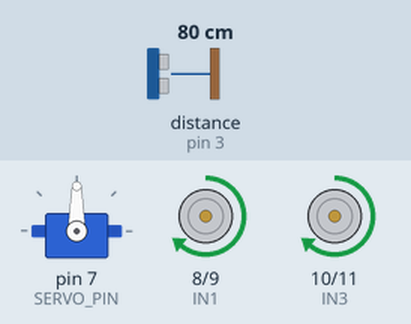
Recording of a sketch running on a simulated Arduino Uno, built with avr-gcc and run on an emulated ATmega328P. Shown: servo, motor-driver pin pairs drawn as motors (green arrow = first pin HIGH = forward, orange = second pin HIGH = backward, longer = more drive, scaled by the enable pin). Wiring (inferred from the names in the program): ultrasonic range finder: trigger pin 2; echo pin 3. The test bench sets the inputs (shaded band); at power-on: distance to the obstacle (sensor on pin 3) 80 cm. The echo pulse lasts 58.3 µs per cm.

Above: at 2.2 s.
2.3 s: distance to the obstacle (sensor on pin 3) set to 24 cm
3.8 s: distance to the obstacle (sensor on pin 3) set to 19 cm
At 4.5 s:
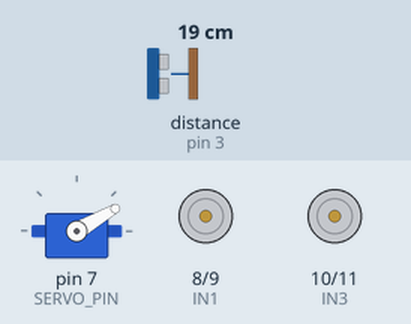
6.8 s: distance to the obstacle (sensor on pin 3) set to 2 cm
9.8 s: distance to the obstacle (sensor on pin 3) set to 35 cm
At 10.7 s:
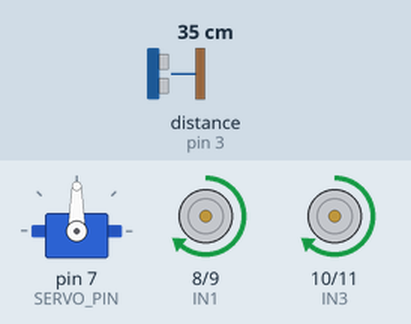
11.3 s: distance to the obstacle (sensor on pin 3) set to 4 cm
At 12.5 s:
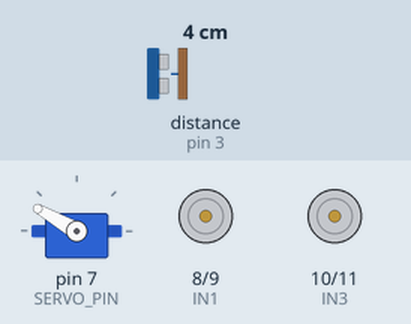
Timing chart, 0 to 15.3 s (numbered marks = the images above; inputs shaded):
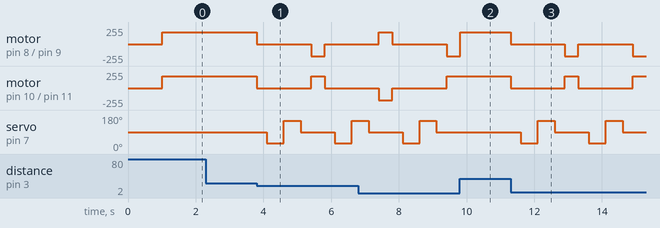

The sketch:

obstacle_robot.ino
```cpp
#include <Servo.h>

/* ---------------- Pin Definitions ---------------- */

// Motor Driver (L298N)
#define IN1 8
#define IN2 9
#define IN3 10
#define IN4 11
#define ENA 5
#define ENB 6

// Ultrasonic Sensor
#define TRIG_PIN 2
#define ECHO_PIN 3

// Servo Motor
#define SERVO_PIN 7

/* ---------------- Constants ---------------- */

#define OBSTACLE_DISTANCE 20   // cm threshold
#define MOTOR_SPEED 180        // PWM speed (0–255)

/* ---------------- Objects ---------------- */

Servo scanServo;

/* ---------------- Global Variables ---------------- */

long duration;
int distance;

/* ---------------- Function Prototypes ---------------- */

int measureDistance();
void moveForward();
void moveBackward();
void turnLeft();
void turnRight();
void stopMotors();
void setMotorSpeed(int speed);

/* ---------------- Setup ---------------- */

void setup() {
  // Motor pins
  pinMode(IN1, OUTPUT);
  pinMode(IN2, OUTPUT);
  pinMode(IN3, OUTPUT);
  pinMode(IN4, OUTPUT);

  pinMode(ENA, OUTPUT);
  pinMode(ENB, OUTPUT);

  // Ultrasonic pins
  pinMode(TRIG_PIN, OUTPUT);
  pinMode(ECHO_PIN, INPUT);

  // Servo setup
  scanServo.attach(SERVO_PIN);
  scanServo.write(90); // center position

  // Set motor speed
  setMotorSpeed(MOTOR_SPEED);

  delay(1000);
}

/* ---------------- Main Loop ---------------- */

void loop() {

  int frontDistance = measureDistance();

  if (frontDistance > OBSTACLE_DISTANCE) {
    moveForward();
  }
  else {
    stopMotors();
    delay(300);

    // Scan Right
    scanServo.write(30);
    delay(500);
    int rightDistance = measureDistance();

    // Scan Left
    scanServo.write(150);
    delay(500);
    int leftDistance = measureDistance();

    // Reset servo
    scanServo.write(90);
    delay(300);

    // Decision making
    if (rightDistance > leftDistance) {
      turnRight();
      delay(400);
    } else {
      turnLeft();
      delay(400);
    }
  }
}

/* ---------------- Functions ---------------- */

// Measure distance using HC-SR04
int measureDistance() {

  digitalWrite(TRIG_PIN, LOW);
  delayMicroseconds(2);

  digitalWrite(TRIG_PIN, HIGH);
  delayMicroseconds(10);
  digitalWrite(TRIG_PIN, LOW);

  duration = pulseIn(ECHO_PIN, HIGH, 30000); // timeout 30ms

  // If no signal received
  if (duration == 0) {
    return 400; // max distance
  }

  distance = duration * 0.034 / 2;
  return distance;
}

// Motor control functions
void moveForward() {
  digitalWrite(IN1, HIGH);
  digitalWrite(IN2, LOW);
  digitalWrite(IN3, HIGH);
  digitalWrite(IN4, LOW);
}

void moveBackward() {
  digitalWrite(IN1, LOW);
  digitalWrite(IN2, HIGH);
  digitalWrite(IN3, LOW);
  digitalWrite(IN4, HIGH);
}

void turnLeft() {
  digitalWrite(IN1, LOW);
  digitalWrite(IN2, HIGH);
  digitalWrite(IN3, HIGH);
  digitalWrite(IN4, LOW);
}

void turnRight() {
  digitalWrite(IN1, HIGH);
  digitalWrite(IN2, LOW);
  digitalWrite(IN3, LOW);
  digitalWrite(IN4, HIGH);
}

void stopMotors() {
  digitalWrite(IN1, LOW);
  digitalWrite(IN2, LOW);
  digitalWrite(IN3, LOW);
  digitalWrite(IN4, LOW);
}

// Control motor speed using PWM
void setMotorSpeed(int speed) {
  analogWrite(ENA, speed);
  analogWrite(ENB, speed);
}
```

Measured:
- the behaviour switches between 22 and 21 cm on distance to the obstacle (sensor on pin 3) (found by bisection; images 0 and 1)
- after the input at 2.3 s, every drawn part: stays the same
- after the input at 3.8 s, motor on pin 8 (IN1) / pin 9 (IN2): forward 180/255 → stopped at once, → backward 180/255 1.6 s later, → stopped 0.40 s later; motor on pin 10 (IN3) / pin 11 (IN4): forward 180/255 → stopped at once, → forward 180/255 1.6 s later, → stopped 0.40 s later
- after the input at 9.8 s, motor on pin 8 (IN1) / pin 9 (IN2): backward 180/255 → forward 180/255 at once; motor on pin 10 (IN3) / pin 11 (IN4): stays forward 180/255 (without the input it goes to stopped after 0.01 s); servo on pin 7 (SERVO_PIN): stays 90° (without the input it goes to 30° after 0.31 s)
- after the input at 11.3 s, motor on pin 8 (IN1) / pin 9 (IN2): alternates backward 180/255 for 0.40 s and stopped for 1.6 s, starting at once; motor on pin 10 (IN3) / pin 11 (IN4): alternates forward 180/255 for 0.40 s and stopped for 1.6 s, starting at once
